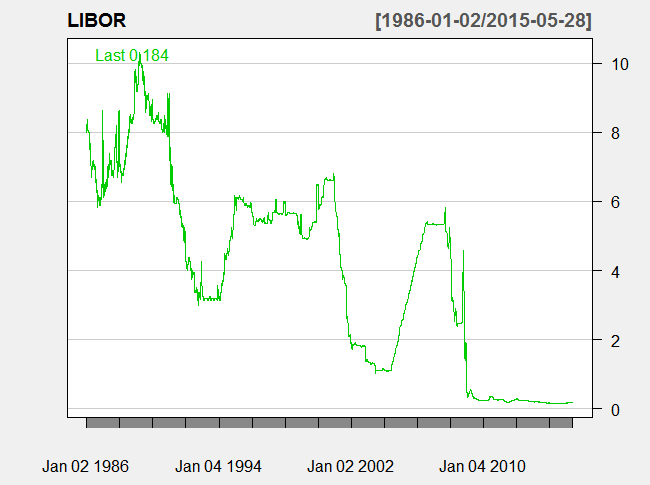

This figure's R source:
# ---------------------------------------
# Understanding US Financial Crisis Indicators
# An examination of LIBOR vs. TED and the S&P 500
# Jumpstart code by Thomas Miller
# ---------------------------------------

library(quantmod) # use for gathering and charting economic data
library(lubridate) # date functions
library(latticeExtra) # package used for horizon plot
library(zoo)  # utilities for working with time series

# S&P 500
getSymbols("SP500",src="FRED",return.class = "xts")
print(str(SP500)) # show the structure of this xtx time series object
# plot the series
chartSeries(SP500,theme="white")

# Total Consumer Credit Owned and Securitized, Outstanding
getSymbols("TOTALSL",src="FRED",return.class = "xts")
print(str(TOTALSL)) # show the structure of this xtx time series object
# plot the series
chartSeries(TOTALSL,theme="white")

# 1-Month London Interbank Offered Rate (LIBOR), based on U.S. Dollar
getSymbols("USD1MTD156N",src="FRED",return.class = "xts")
print(str(USD1MTD156N)) # show the structure of this xtx time series object
# plot the series
chartSeries(USD1MTD156N,theme="white")

# TED Spread
getSymbols("TEDRATE",src="FRED",return.class = "xts")
print(str(TEDRATE)) # show the structure of this xtx time series object
# plot the series
chartSeries(TEDRATE,theme="white")

# blip in 2008, but credit owned still growing

# ---------------------------------------
# Multiple time series plots 
# ---------------------------------------

# TED spread
getSymbols("TEDRATE", src="FRED", return.class = "xts")
TED <- TEDRATE # use simple name for xts object
dimnames(TED)[2] <- "TED" # use simple name for index
chartSeries(TED, theme="white")
TED.data.frame <- as.data.frame(TED)
TED.data.frame$date <- ymd(rownames(TED.data.frame))
TED.time.series <- ts(TED.data.frame$TED, 
                      start = c(year(min(TED.data.frame$date)), month(min(TED.data.frame$date))),
                      end = c(year(max(TED.data.frame$date)),month(max(TED.data.frame$date))),
                      frequency=12)

# LIBOR
getSymbols("USD1MTD156N", src="FRED", return.class = "xts")
LIBOR <- USD1MTD156N # use simple name for xts object
dimnames(LIBOR)[2] <- "LIBOR" # use simple name for index
chartSeries(LIBOR, theme="white")
LIBOR.data.frame <- as.data.frame(LIBOR)
LIBOR.data.frame$date <- ymd(rownames(LIBOR.data.frame))
LIBOR.time.series <- ts(LIBOR.data.frame$LIBOR, 
                      start = c(year(min(LIBOR.data.frame$date)), month(min(LIBOR.data.frame$date))),
                      end = c(year(max(LIBOR.data.frame$date)),month(max(LIBOR.data.frame$date))),
                      frequency=12)

# S&P500
getSymbols("SP500",src="FRED",return.class = "xts")
SP <- SP500
dimnames(SP)[2] <- "SP" # use simple name for index
chartSeries(SP, theme="white")
SP.data.frame <- as.data.frame(SP)
SP.data.frame$date <- ymd(rownames(SP.data.frame))
SP.time.series <- ts(SP.data.frame$SP, 
                      start = c(year(min(SP.data.frame$date)),month(min(SP.data.frame$date))),
                      end = c(year(max(SP.data.frame$date)),month(max(SP.data.frame$date))),
                      frequency=12)

# define multiple time series object
deliquency.mts <- cbind(TED.time.series,
                      SP.time.series) 
dimnames(deliquency.mts)[[2]] <- c("TED","SP") # keep simple names 
modelingdelq.mts <- (deliquency.mts) # keep overlapping time intervals only 

# examine the structure of the multiple time series object
# note that this is not a data frame object
print(str(modelingdelq.mts))

# plot multiple time series using standard R graphics 
plot(modelingdelq.mts,main="")
